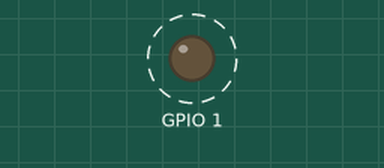
This sketch was run on a simulated ESP8266 (NodeMCU). On the bench: output pins drawn as LEDs (lit = HIGH). Dashed ring = blinking. WiFi joins after 1.5 s; servers stay silent unless stated; uploads are accepted with an empty reply; random numbers use the default seed unless the sketch sets one; what the sketch prints to the serial monitor is not drawn.

Above: at 2.5 s.
Timing chart, 0 to 4.7 s (numbered marks = the images above):
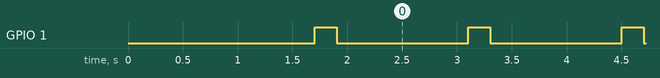

The sketch:

esp_customer.ino
```cpp
#include <ESP8266WiFi.h>
#include <ESP8266HTTPClient.h>

#define SERVER_IP "ip:porta"

#ifndef STASSID
#define STASSID "ssid"
#define STAPSK "password"
#endif

void setup() {
  pinMode(1, OUTPUT);
  digitalWrite(1,LOW);
  Serial.begin(115200);
  Serial.println();
  Serial.println();
  Serial.println();

  WiFi.begin(STASSID, STAPSK);

  while (WiFi.status() != WL_CONNECTED) {
    delay(500);
    Serial.print(".");
  }
  Serial.println("");
  Serial.print("Connected! IP address: ");
  Serial.println(WiFi.localIP());
}

void loop() {
  if (WiFi.status() == WL_CONNECTED) {
    WiFiClient client;
    HTTPClient http;

    Serial.print("[HTTP] begin...\n");
    http.begin(client, "http://" SERVER_IP "/postplain/index.php");
    http.addHeader("Content-Type", "application/json");

    // Gera um número aleatório entre 10000000 e 99999999
    long randomNumber = random(10000000, 99999999);
    String postData = "{\"randomNumber\": " + String(randomNumber) + "}";

    Serial.print("[HTTP] POST...\n");
    int httpCode = http.POST(postData);

    if (httpCode > 0) {
      digitalWrite(1,HIGH);
      delay(200);
      digitalWrite(1,LOW);
      Serial.printf("[HTTP] POST... code: %d\n", httpCode);
      if (httpCode == HTTP_CODE_OK) {
        String payload = http.getString();
        Serial.println("received payload:\n<<");
        Serial.println(payload);
        Serial.println(">>");
      }
    } else {
      digitalWrite(1,HIGH);
      delay(200);
      digitalWrite(1,LOW);
      delay(200);
      digitalWrite(1,HIGH);
      delay(200);
      digitalWrite(1,LOW);
      delay(200);
      Serial.printf("[HTTP] POST... failed, error: %s\n", http.errorToString(httpCode).c_str());
    }

    http.end();
  }

  delay(1000);
}
```

Measured:
- by itself, GPIO 1: alternates HIGH for 0.20 s and LOW for 1.2 s
